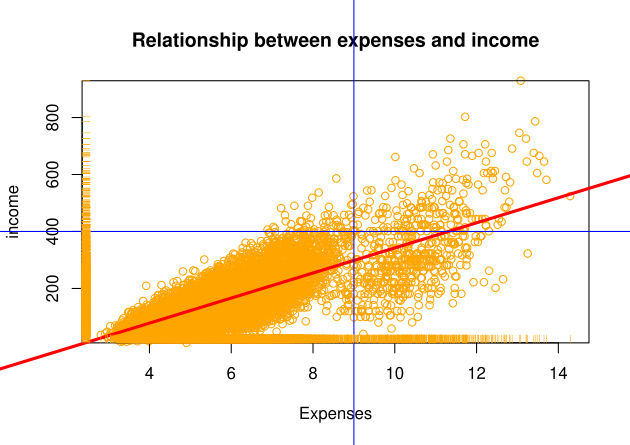

Generate this figure with R:

#lab 2
#Zane Alderfer

fname <- file.choose()
sales <- read.csv(file=fname
                  , header=TRUE
                  , stringsAsFactors = F)

View(sales)
str(sales)
colnames(sales)

sales$expenses[1:10]
sales$income[1:10]

# relationships of continuous by continuous data
plot(sales$expenses, sales$income, main = "scatter")
plot(sales$expenses,sales$income,col="orange",
     xlab="Expenses",ylab="income",
     main="Relationship between expenses and income")

# how do we see what kind of relationship it is? TRENDLINE
abline(lm(sales$income ~ sales$expenses), col="red", lwd = 3)
# abline niftyness
abline(h = 400, col = "blue")
abline(v = 9, col = "blue")
rug(x = sales$income, side = 2, col = "orange")
rug(x = sales$expenses, side = 1, col = "orange")

sales$type[1:10]
boxplot(sales$expenses ~ sales$type)
# ALSO THIS IS A MULTI DIMENSION PLOT
tapply(sales$expenses, list(sales$type), mean)

unique(sales$wine) # category
head(sales$units.sold)
head(sales$type) 

boxplot(sales$units.sold~sales$type,xlab="Wine Type",ylab="Units Sold",
        col=c("palegreen","paleturquoise1"),main="2 dim box plot")

abline(h=mean(sales$units.sold), lty=2,col="red")
units.by.type<- aggregate(sales$units.sold,list(type=sales$type), FUN = sum)
units.by.type

boxplot(sales$units.sold~sales$wine,xlab="Wine",ylab="Units
Sold",col=c("palegreen","paleturquoise1"),
        main="2 dim box plot")
units.by.wine<- aggregate(sales$units.sold,list(wine=sales$wine), FUN = sum)
units.by.wine

sales$units.sold[1:10]
sales$rep.region[1:10]

options(scipen=999)
par(mar=c(5,8,4,2)) 
trec<-tapply(sales$income,sales$year,sum) # total income by year
trec
plot(x,trec,type="l",ylim=c(0,max(trec)),las=2,xlab="Year",
     ylab="",col="deepskyblue2",lwd=3,main="Total Income over time by Year")
mtext(text="income",side=2,line=4)

plot(x,trec,type="l",ylim=c(min(trec),max(trec)),las=2,xlab="Year",
     ylab="",col="deepskyblue2",lwd=3,main="Total Income over time by Year")
mtext(text="Income",side=2,line=4)

M <- tapply(sales$income,list(sales$rep.region,sales$year),sum)

x<-as.numeric(colnames(M))
x

plot(M[1,], type = "l")
x <- as.numeric(colnames(M))
options(scipen=999)
plot(x, M[1,], type = "l", col="red", lwd=2
     , ylab = "recipts in dollars"
     , xlab = "years"
     , ylim = c(0,max(M)), bty = "n")
lines(x, M[2,], col="blue", lwd=2)
lines(x, M[3,], col="orange", lwd=2, lty=2)
lines(x, M[4,], col="brown", lwd=2, lty=2)
lines(x, M[5,], col="green", lwd=2, lty=2)

legend('bottomleft', legend = rownames(M), lwd=2
      , lty=1, col=c('red', 'blue', 'orange', 'brown',' green'), bty='n', cex=.75)

fname.art <- file.choose()
art.1 <- read.csv(file = fname.art
                  , header = TRUE
                  , stringsAsFactors = TRUE)

table(art.1$paper, art.1$paper.type)
colnames(art.1)
water <- art.1[art.1$paper == "watercolor", ]
barplot(tapply(water$units.sold, list(water$paper.type), sum))
art.2 <- read.csv(file = fname.art
                  , header = TRUE
                  , stringsAsFactors = FALSE)
water.2 <- art.2[art.1$paper == "watercolor", ]
barplot(tapply(water.2$units.sold, list(water.2$paper.type), sum))
art.1$paper.type
class(art.1$paper.type)
# factors store numbers
art.2$paper.type
